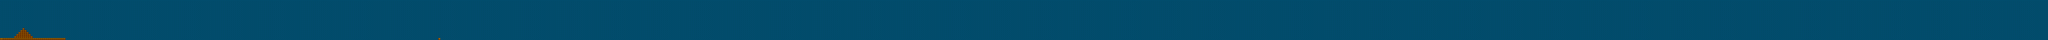

The image is a tile-based game level rendered from a .tmx file. Its description and source (layers, tilesets, objects; grid data summarised) follow:
An orthogonal 1000x20 tile map with 32x32 px tiles, 1 tile layer (background).

<map version="1.0" orientation="orthogonal" width="1000" height="20" tilewidth="32" tileheight="32">
 <tileset firstgid="1" name="8bitMetrodian" tilewidth="32" tileheight="32" spacing="8">
  <image source="8bitMetrodian.png" width="872" height="752" />
 </tileset>
 <layer name="background" width="1000" height="20">
  <data>[20000 cells, 20000 non-empty, 4 distinct tile ids]</data>
 </layer>
</map>
